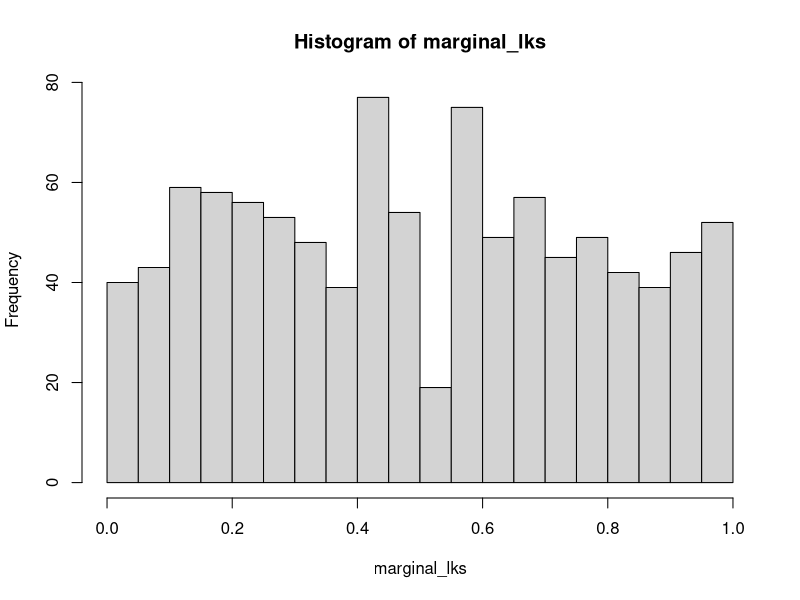

Here is the R script that generated this plot:
get_lnl <- function(p, n, x){
    lnl <- x*log(p) + (n-x)*log(1-p)
}
integrand <- function(k) exp(get_lnl(k,n=n,x=x))
###########################################
p <- 0.5
n <- 1000
n_sim <- 1000

marginal_lks <- numeric(n_sim)

for(i in 1:n_sim){
    x <- rbinom(1, n, p)
    i1 <- integrate(integrand, 0,1/2)
    i2 <- integrate(integrand, 1/2,1)
    marginal_lk <- i1$value/(i1$value+i2$value)
    marginal_lks[i] <- marginal_lk
}

pdf("8.4-1.pdf")
hist(marginal_lks, breaks=30)
dev.off()
